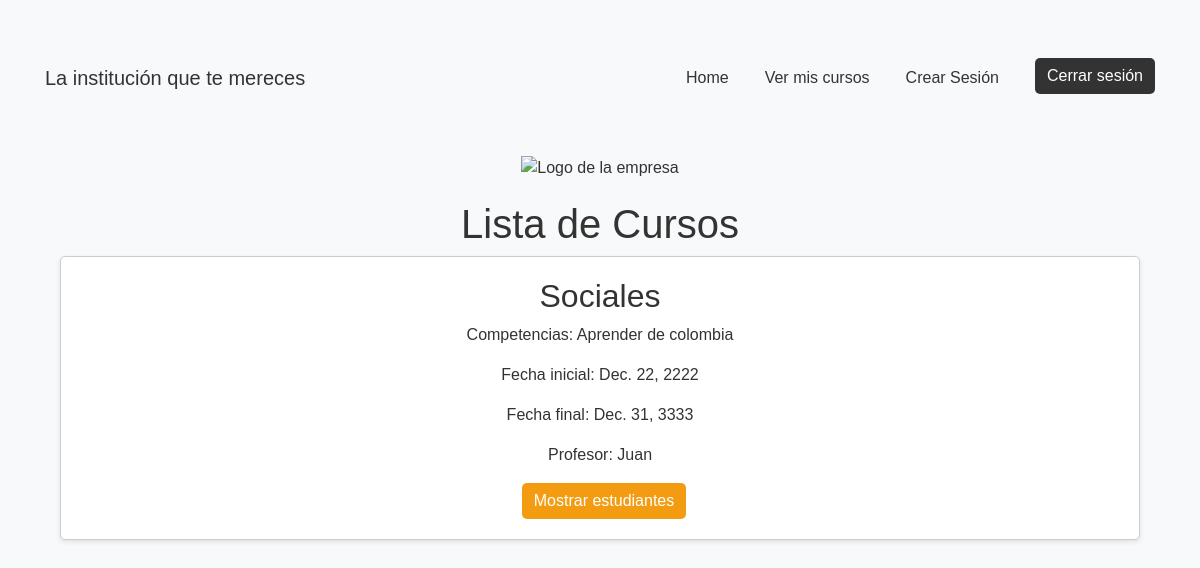
/courses/show/mine (signed in), run on an earlier commit of the app's database.
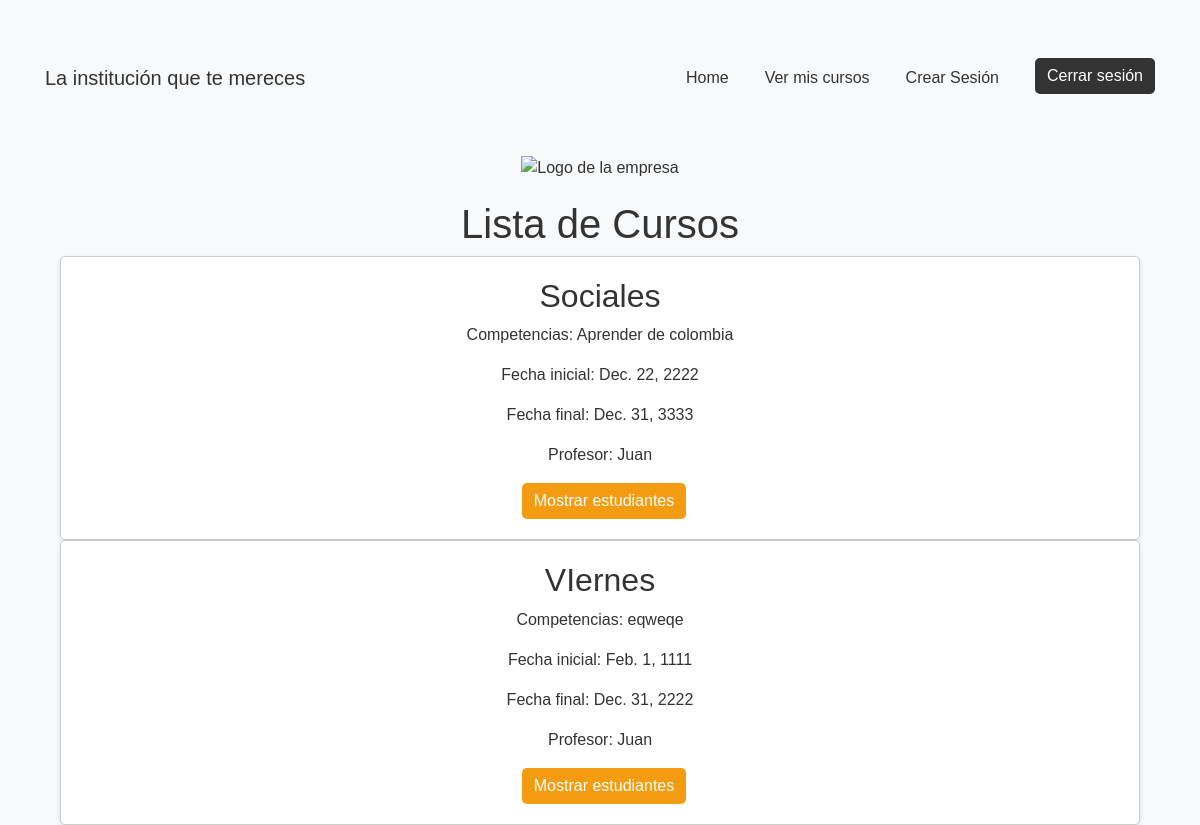
And on a later commit of the database.
### SMS/models.py (models this page shows, shortened)
class Course(models.Model):
    id = models.AutoField(primary_key=True)
    subject = models.CharField(max_length=100)
    competencies = models.CharField(max_length=100)
    initial_date = models.DateField()
    final_date = models.DateField()
    teacher = models.ForeignKey('Teacher', on_delete=models.CASCADE)
    students = models.ManyToManyField('Student')

class Teacher(AbstractBaseUser, PermissionsMixin):
    id = models.AutoField(primary_key=True)
    email = models.EmailField(unique=True, default='example@example.com')
    name = models.CharField(max_length=25)
    password = models.CharField(max_length=128, default='temporary_password')
    admin = models.BooleanField(default=False)
    courses = models.ManyToManyField('Course', related_name='classes')
    is_active = models.BooleanField(default=True)
    is_staff = models.BooleanField(default=False)
    objects = TeacherManager()
    USERNAME_FIELD = 'email'
    REQUIRED_FIELDS = ['name']

### SMS/views.py (the view)
# urls.py: path('courses/show/mine', SMS.show_my_courses, name='show_my_courses'),
@login_required
def show_my_courses(request):
    courses = Course.objects.filter(teacher=request.user)
    return render(request, 'show_my_courses.html', {'courses': courses})

### SMS/templates/show_my_courses.html (shortened to what this page needs)
{% extends 'base_user.html' %}
{% block content %}
    <div class="container">
        <img src="https://www.juanmariacespedes.edu.co/images/logofull-2.png" alt="Logo de la empresa" class="logo">
        <h1>Lista de Cursos</h1>
        {% if courses %}
            {% for course in courses %}
                <div class="curso">
                    <h2>{{ course.subject }}</h2>
                    <p>Competencias: {{ course.competencies }}</p>
                    <p>Fecha inicial: {{ course.initial_date }}</p>
                    <p>Fecha final: {{ course.final_date }}</p>
                    <p>Profesor: {{ course.teacher.name }}</p>
                    <a href="{% url 'show_students' course_id=course.id %}" class="btn btn-enviar-reporte">Mostrar estudiantes</a>
                </div>
            {% endfor %}
        {% else %}
            <p>No hay cursos disponibles.</p>
        {% endif %}
    </div>
{% endblock content %}

What changed in the data, as far as the page shows it:
added Course: subject "VIernes", competencies "eqweqe", initial_date "Feb. 1, 1111", final_date "Dec. 31, 2222", teacher.name "Juan"
